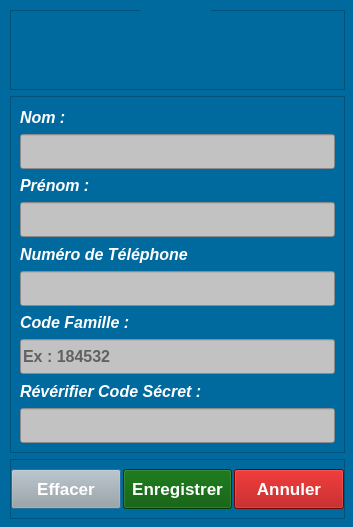
<?xml version="1.0" encoding="UTF-8"?>
<ui version="4.0">
 <class>Dialog</class>
 <widget class="QDialog" name="Dialog">
  <property name="geometry">
   <rect>
    <x>0</x>
    <y>0</y>
    <width>353</width>
    <height>527</height>
   </rect>
  </property>
  <property name="minimumSize">
   <size>
    <width>353</width>
    <height>527</height>
   </size>
  </property>
  <property name="maximumSize">
   <size>
    <width>353</width>
    <height>527</height>
   </size>
  </property>
  <property name="windowTitle">
   <string>Login d'enregistrement</string>
  </property>
  <property name="windowIcon">
   <iconset>
    <normaloff>../ICO/add_user_male_96px.png</normaloff>../ICO/add_user_male_96px.png</iconset>
  </property>
  <property name="styleSheet">
   <string notr="true">background-color: rgb(0, 106, 159);
color: rgb(255, 255, 255);</string>
  </property>
  <property name="modal">
   <bool>true</bool>
  </property>
  <widget class="QFrame" name="frame_3">
   <property name="geometry">
    <rect>
     <x>10</x>
     <y>459</y>
     <width>335</width>
     <height>60</height>
    </rect>
   </property>
   <property name="maximumSize">
    <size>
     <width>16777215</width>
     <height>60</height>
    </size>
   </property>
   <property name="frameShape">
    <enum>QFrame::StyledPanel</enum>
   </property>
   <property name="frameShadow">
    <enum>QFrame::Raised</enum>
   </property>
   <layout class="QHBoxLayout" name="horizontalLayout_2">
    <property name="spacing">
     <number>2</number>
    </property>
    <property name="leftMargin">
     <number>0</number>
    </property>
    <property name="topMargin">
     <number>0</number>
    </property>
    <property name="rightMargin">
     <number>0</number>
    </property>
    <property name="bottomMargin">
     <number>0</number>
    </property>
    <item>
     <widget class="QPushButton" name="pushButton_4">
      <property name="maximumSize">
       <size>
        <width>16777215</width>
        <height>40</height>
       </size>
      </property>
      <property name="sizeIncrement">
       <size>
        <width>0</width>
        <height>40</height>
       </size>
      </property>
      <property name="font">
       <font>
        <pointsize>13</pointsize>
        <bold>true</bold>
       </font>
      </property>
      <property name="cursor">
       <cursorShape>PointingHandCursor</cursorShape>
      </property>
      <property name="styleSheet">
       <string notr="true">background-color: rgb(167, 167, 167);
color: rgb(255, 255, 255);</string>
      </property>
      <property name="text">
       <string>Effacer</string>
      </property>
     </widget>
    </item>
    <item>
     <widget class="QPushButton" name="Valider">
      <property name="maximumSize">
       <size>
        <width>16777215</width>
        <height>40</height>
       </size>
      </property>
      <property name="sizeIncrement">
       <size>
        <width>0</width>
        <height>40</height>
       </size>
      </property>
      <property name="font">
       <font>
        <pointsize>13</pointsize>
        <bold>true</bold>
       </font>
      </property>
      <property name="cursor">
       <cursorShape>PointingHandCursor</cursorShape>
      </property>
      <property name="styleSheet">
       <string notr="true">background-color: rgb(0, 85, 0);
color: rgb(255, 255, 255);</string>
      </property>
      <property name="text">
       <string>Enregistrer</string>
      </property>
     </widget>
    </item>
    <item>
     <widget class="QPushButton" name="pushButton_6">
      <property name="maximumSize">
       <size>
        <width>16777215</width>
        <height>40</height>
       </size>
      </property>
      <property name="sizeIncrement">
       <size>
        <width>0</width>
        <height>40</height>
       </size>
      </property>
      <property name="font">
       <font>
        <pointsize>13</pointsize>
        <bold>true</bold>
       </font>
      </property>
      <property name="cursor">
       <cursorShape>PointingHandCursor</cursorShape>
      </property>
      <property name="styleSheet">
       <string notr="true">color: rgb(255, 255, 255);
background-color: rgb(170, 0, 0);</string>
      </property>
      <property name="text">
       <string>Annuler</string>
      </property>
     </widget>
    </item>
   </layout>
  </widget>
  <widget class="QFrame" name="frame">
   <property name="geometry">
    <rect>
     <x>10</x>
     <y>10</y>
     <width>335</width>
     <height>80</height>
    </rect>
   </property>
   <property name="maximumSize">
    <size>
     <width>16777215</width>
     <height>80</height>
    </size>
   </property>
   <property name="frameShape">
    <enum>QFrame::StyledPanel</enum>
   </property>
   <property name="frameShadow">
    <enum>QFrame::Raised</enum>
   </property>
   <widget class="QLabel" name="label_9">
    <property name="geometry">
     <rect>
      <x>130</x>
      <y>0</y>
      <width>71</width>
      <height>71</height>
     </rect>
    </property>
    <property name="cursor">
     <cursorShape>ArrowCursor</cursorShape>
    </property>
    <property name="text">
     <string/>
    </property>
    <property name="pixmap">
     <pixmap>../ICO/fingerprint_100px.png</pixmap>
    </property>
    <property name="scaledContents">
     <bool>true</bool>
    </property>
   </widget>
  </widget>
  <widget class="QFrame" name="frame_2">
   <property name="geometry">
    <rect>
     <x>10</x>
     <y>96</y>
     <width>335</width>
     <height>357</height>
    </rect>
   </property>
   <property name="frameShape">
    <enum>QFrame::StyledPanel</enum>
   </property>
   <property name="frameShadow">
    <enum>QFrame::Raised</enum>
   </property>
   <layout class="QVBoxLayout" name="verticalLayout_3">
    <item>
     <widget class="QLabel" name="label">
      <property name="font">
       <font>
        <pointsize>12</pointsize>
        <italic>true</italic>
        <bold>true</bold>
       </font>
      </property>
      <property name="styleSheet">
       <string notr="true">color: rgb(255, 255, 255);</string>
      </property>
      <property name="text">
       <string>Nom : </string>
      </property>
     </widget>
    </item>
    <item>
     <widget class="QLineEdit" name="nom">
      <property name="minimumSize">
       <size>
        <width>0</width>
        <height>35</height>
       </size>
      </property>
      <property name="maximumSize">
       <size>
        <width>16777215</width>
        <height>35</height>
       </size>
      </property>
      <property name="font">
       <font>
        <pointsize>12</pointsize>
        <bold>true</bold>
       </font>
      </property>
      <property name="styleSheet">
       <string notr="true">background-color: rgb(194, 194, 194);
color: rgb(0, 0, 0);</string>
      </property>
      <property name="maxLength">
       <number>35</number>
      </property>
     </widget>
    </item>
    <item>
     <widget class="QLabel" name="label_2">
      <property name="font">
       <font>
        <pointsize>12</pointsize>
        <italic>true</italic>
        <bold>true</bold>
       </font>
      </property>
      <property name="styleSheet">
       <string notr="true">color: rgb(255, 255, 255);</string>
      </property>
      <property name="text">
       <string>Prénom : </string>
      </property>
     </widget>
    </item>
    <item>
     <widget class="QLineEdit" name="prenom">
      <property name="minimumSize">
       <size>
        <width>0</width>
        <height>35</height>
       </size>
      </property>
      <property name="font">
       <font>
        <pointsize>12</pointsize>
        <bold>true</bold>
       </font>
      </property>
      <property name="styleSheet">
       <string notr="true">background-color: rgb(194, 194, 194);
color: rgb(0, 0, 0);</string>
      </property>
      <property name="maxLength">
       <number>35</number>
      </property>
     </widget>
    </item>
    <item>
     <widget class="QLabel" name="label_10">
      <property name="font">
       <font>
        <pointsize>12</pointsize>
        <italic>true</italic>
        <bold>true</bold>
       </font>
      </property>
      <property name="styleSheet">
       <string notr="true">color: rgb(255, 255, 255);</string>
      </property>
      <property name="text">
       <string>Numéro de Téléphone</string>
      </property>
     </widget>
    </item>
    <item>
     <widget class="QLineEdit" name="numero">
      <property name="minimumSize">
       <size>
        <width>0</width>
        <height>35</height>
       </size>
      </property>
      <property name="font">
       <font>
        <pointsize>12</pointsize>
        <bold>true</bold>
       </font>
      </property>
      <property name="styleSheet">
       <string notr="true">background-color: rgb(194, 194, 194);
color: rgb(0, 0, 0);</string>
      </property>
      <property name="maxLength">
       <number>13</number>
      </property>
      <property name="placeholderText">
       <string/>
      </property>
     </widget>
    </item>
    <item>
     <widget class="QLabel" name="label_11">
      <property name="font">
       <font>
        <pointsize>12</pointsize>
        <italic>true</italic>
        <bold>true</bold>
       </font>
      </property>
      <property name="styleSheet">
       <string notr="true">color: rgb(255, 255, 255);</string>
      </property>
      <property name="text">
       <string>Code Famille : </string>
      </property>
     </widget>
    </item>
    <item>
     <widget class="QLineEdit" name="code">
      <property name="minimumSize">
       <size>
        <width>0</width>
        <height>35</height>
       </size>
      </property>
      <property name="font">
       <font>
        <pointsize>12</pointsize>
        <bold>true</bold>
       </font>
      </property>
      <property name="styleSheet">
       <string notr="true">background-color: rgb(194, 194, 194);
color: rgb(0, 0, 0);</string>
      </property>
      <property name="inputMask">
       <string/>
      </property>
      <property name="maxLength">
       <number>6</number>
      </property>
      <property name="frame">
       <bool>true</bool>
      </property>
      <property name="echoMode">
       <enum>QLineEdit::Password</enum>
      </property>
      <property name="placeholderText">
       <string>Ex : 184532</string>
      </property>
     </widget>
    </item>
    <item>
     <widget class="QLabel" name="label_12">
      <property name="font">
       <font>
        <pointsize>12</pointsize>
        <italic>true</italic>
        <bold>true</bold>
       </font>
      </property>
      <property name="styleSheet">
       <string notr="true">color: rgb(255, 255, 255);</string>
      </property>
      <property name="text">
       <string>Révérifier Code Sécret : </string>
      </property>
     </widget>
    </item>
    <item>
     <widget class="QLineEdit" name="motDePasse">
      <property name="minimumSize">
       <size>
        <width>0</width>
        <height>35</height>
       </size>
      </property>
      <property name="font">
       <font>
        <pointsize>12</pointsize>
        <bold>true</bold>
       </font>
      </property>
      <property name="styleSheet">
       <string notr="true">background-color: rgb(194, 194, 194);
color: rgb(0, 0, 0);</string>
      </property>
      <property name="maxLength">
       <number>6</number>
      </property>
      <property name="echoMode">
       <enum>QLineEdit::Password</enum>
      </property>
      <property name="placeholderText">
       <string/>
      </property>
      <property name="cursorMoveStyle">
       <enum>Qt::LogicalMoveStyle</enum>
      </property>
     </widget>
    </item>
   </layout>
   <zorder>nom</zorder>
   <zorder>prenom</zorder>
   <zorder>label_10</zorder>
   <zorder>numero</zorder>
   <zorder>label_11</zorder>
   <zorder>code</zorder>
   <zorder>label_12</zorder>
   <zorder>motDePasse</zorder>
   <zorder>label</zorder>
   <zorder>label_2</zorder>
  </widget>
 </widget>
 <resources>
  <include location="../images.qrc"/>
 </resources>
 <connections>
  <connection>
   <sender>pushButton_4</sender>
   <signal>clicked()</signal>
   <receiver>motDePasse</receiver>
   <slot>clear()</slot>
   <hints>
    <hint type="sourcelabel">
     <x>64</x>
     <y>483</y>
    </hint>
    <hint type="destinationlabel">
     <x>79</x>
     <y>431</y>
    </hint>
   </hints>
  </connection>
  <connection>
   <sender>pushButton_4</sender>
   <signal>clicked()</signal>
   <receiver>code</receiver>
   <slot>clear()</slot>
   <hints>
    <hint type="sourcelabel">
     <x>106</x>
     <y>480</y>
    </hint>
    <hint type="destinationlabel">
     <x>109</x>
     <y>366</y>
    </hint>
   </hints>
  </connection>
  <connection>
   <sender>pushButton_4</sender>
   <signal>clicked()</signal>
   <receiver>numero</receiver>
   <slot>clear()</slot>
   <hints>
    <hint type="sourcelabel">
     <x>34</x>
     <y>483</y>
    </hint>
    <hint type="destinationlabel">
     <x>47</x>
     <y>284</y>
    </hint>
   </hints>
  </connection>
  <connection>
   <sender>pushButton_4</sender>
   <signal>clicked()</signal>
   <receiver>prenom</receiver>
   <slot>clear()</slot>
   <hints>
    <hint type="sourcelabel">
     <x>30</x>
     <y>497</y>
    </hint>
    <hint type="destinationlabel">
     <x>40</x>
     <y>223</y>
    </hint>
   </hints>
  </connection>
  <connection>
   <sender>pushButton_4</sender>
   <signal>clicked()</signal>
   <receiver>nom</receiver>
   <slot>clear()</slot>
   <hints>
    <hint type="sourcelabel">
     <x>18</x>
     <y>492</y>
    </hint>
    <hint type="destinationlabel">
     <x>58</x>
     <y>156</y>
    </hint>
   </hints>
  </connection>
  <connection>
   <sender>pushButton_6</sender>
   <signal>clicked()</signal>
   <receiver>Dialog</receiver>
   <slot>close()</slot>
   <hints>
    <hint type="sourcelabel">
     <x>315</x>
     <y>493</y>
    </hint>
    <hint type="destinationlabel">
     <x>347</x>
     <y>459</y>
    </hint>
   </hints>
  </connection>
 </connections>
</ui>
